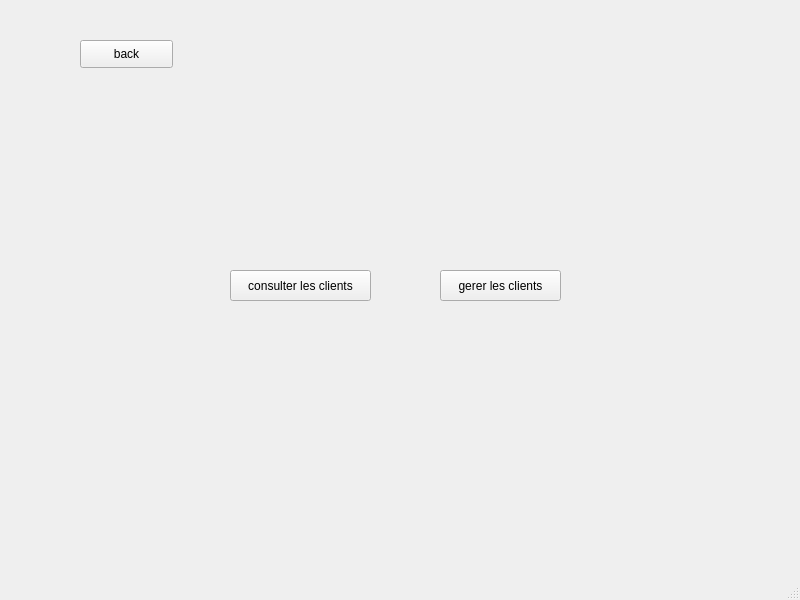
<?xml version="1.0" encoding="UTF-8"?>
<ui version="4.0">
 <class>MainWindow</class>
 <widget class="QMainWindow" name="MainWindow">
  <property name="geometry">
   <rect>
    <x>0</x>
    <y>0</y>
    <width>800</width>
    <height>600</height>
   </rect>
  </property>
  <property name="windowTitle">
   <string>MainWindow</string>
  </property>
  <widget class="QWidget" name="centralwidget">
   <widget class="QStackedWidget" name="stackedWidgetClient">
    <property name="geometry">
     <rect>
      <x>30</x>
      <y>0</y>
      <width>771</width>
      <height>551</height>
     </rect>
    </property>
    <property name="currentIndex">
     <number>3</number>
    </property>
    <widget class="QWidget" name="page">
     <widget class="QPushButton" name="pushButton_Carte">
      <property name="geometry">
       <rect>
        <x>130</x>
        <y>260</y>
        <width>111</width>
        <height>61</height>
       </rect>
      </property>
      <property name="styleSheet">
       <string notr="true"/>
      </property>
      <property name="text">
       <string>Carte fidélité</string>
      </property>
     </widget>
     <widget class="QPushButton" name="pushButton_Client">
      <property name="geometry">
       <rect>
        <x>440</x>
        <y>260</y>
        <width>111</width>
        <height>61</height>
       </rect>
      </property>
      <property name="styleSheet">
       <string notr="true"/>
      </property>
      <property name="text">
       <string>Client</string>
      </property>
     </widget>
    </widget>
    <widget class="QWidget" name="page_4">
     <property name="styleSheet">
      <string notr="true">#page_4 {
background-color: transparent;
border-image: url(:background.png);
background: none;
border: none;
background-repeat: none;
}</string>
     </property>
     <widget class="QPushButton" name="consulter_CF">
      <property name="geometry">
       <rect>
        <x>142</x>
        <y>247</y>
        <width>181</width>
        <height>61</height>
       </rect>
      </property>
      <property name="text">
       <string>consulter les cartes fidelitée</string>
      </property>
     </widget>
     <widget class="QPushButton" name="gerer_CF">
      <property name="geometry">
       <rect>
        <x>372</x>
        <y>247</y>
        <width>201</width>
        <height>61</height>
       </rect>
      </property>
      <property name="text">
       <string>gerer les cartes fidelitée</string>
      </property>
     </widget>
     <widget class="QPushButton" name="pushButton">
      <property name="geometry">
       <rect>
        <x>80</x>
        <y>50</y>
        <width>93</width>
        <height>28</height>
       </rect>
      </property>
      <property name="text">
       <string>back</string>
      </property>
     </widget>
    </widget>
    <widget class="QWidget" name="page_5">
     <property name="styleSheet">
      <string notr="true">#page_5 {

border-image:url(:/background.png)
}
</string>
     </property>
     <widget class="QPushButton" name="ajouter_CF">
      <property name="geometry">
       <rect>
        <x>100</x>
        <y>260</y>
        <width>151</width>
        <height>31</height>
       </rect>
      </property>
      <property name="text">
       <string>ajouter carte fidelitée</string>
      </property>
     </widget>
     <widget class="QPushButton" name="modifier_CF">
      <property name="geometry">
       <rect>
        <x>270</x>
        <y>260</y>
        <width>141</width>
        <height>31</height>
       </rect>
      </property>
      <property name="text">
       <string>modifier carte fidelitée</string>
      </property>
     </widget>
     <widget class="QPushButton" name="supprimer_CF">
      <property name="geometry">
       <rect>
        <x>430</x>
        <y>260</y>
        <width>161</width>
        <height>31</height>
       </rect>
      </property>
      <property name="text">
       <string>supprimer carte fidelitée</string>
      </property>
     </widget>
     <widget class="QPushButton" name="re_2_1">
      <property name="geometry">
       <rect>
        <x>30</x>
        <y>40</y>
        <width>93</width>
        <height>28</height>
       </rect>
      </property>
      <property name="text">
       <string>back</string>
      </property>
     </widget>
    </widget>
    <widget class="QWidget" name="page_6">
     <property name="styleSheet">
      <string notr="true">#page_6 {

border-image:url(:/background.png)
}
</string>
     </property>
     <widget class="QPushButton" name="consulter_client">
      <property name="geometry">
       <rect>
        <x>200</x>
        <y>270</y>
        <width>141</width>
        <height>31</height>
       </rect>
      </property>
      <property name="text">
       <string>consulter les clients</string>
      </property>
     </widget>
     <widget class="QPushButton" name="gerer_client">
      <property name="geometry">
       <rect>
        <x>410</x>
        <y>270</y>
        <width>121</width>
        <height>31</height>
       </rect>
      </property>
      <property name="text">
       <string>gerer les clients</string>
      </property>
     </widget>
     <widget class="QPushButton" name="re_3_0">
      <property name="geometry">
       <rect>
        <x>50</x>
        <y>40</y>
        <width>93</width>
        <height>28</height>
       </rect>
      </property>
      <property name="text">
       <string>back</string>
      </property>
     </widget>
    </widget>
    <widget class="QWidget" name="page_7">
     <widget class="QPushButton" name="pushButton_2">
      <property name="geometry">
       <rect>
        <x>132</x>
        <y>260</y>
        <width>141</width>
        <height>41</height>
       </rect>
      </property>
      <property name="text">
       <string>ajouter un client </string>
      </property>
     </widget>
     <widget class="QPushButton" name="pushButton_3">
      <property name="geometry">
       <rect>
        <x>310</x>
        <y>260</y>
        <width>131</width>
        <height>41</height>
       </rect>
      </property>
      <property name="text">
       <string>modifier un client </string>
      </property>
     </widget>
     <widget class="QPushButton" name="supp_client">
      <property name="geometry">
       <rect>
        <x>480</x>
        <y>260</y>
        <width>131</width>
        <height>41</height>
       </rect>
      </property>
      <property name="text">
       <string>suprrimer un client </string>
      </property>
     </widget>
     <widget class="QPushButton" name="re_4_3">
      <property name="geometry">
       <rect>
        <x>50</x>
        <y>50</y>
        <width>93</width>
        <height>28</height>
       </rect>
      </property>
      <property name="text">
       <string>back</string>
      </property>
     </widget>
    </widget>
    <widget class="QWidget" name="page_8">
     <widget class="QLineEdit" name="id_client">
      <property name="geometry">
       <rect>
        <x>140</x>
        <y>140</y>
        <width>113</width>
        <height>22</height>
       </rect>
      </property>
      <property name="text">
       <string/>
      </property>
     </widget>
     <widget class="QLineEdit" name="age_client">
      <property name="geometry">
       <rect>
        <x>140</x>
        <y>200</y>
        <width>113</width>
        <height>22</height>
       </rect>
      </property>
     </widget>
     <widget class="QLineEdit" name="nom_client">
      <property name="geometry">
       <rect>
        <x>140</x>
        <y>270</y>
        <width>113</width>
        <height>22</height>
       </rect>
      </property>
     </widget>
     <widget class="QLineEdit" name="adresse">
      <property name="geometry">
       <rect>
        <x>140</x>
        <y>320</y>
        <width>113</width>
        <height>22</height>
       </rect>
      </property>
     </widget>
     <widget class="QLineEdit" name="prenom_client">
      <property name="geometry">
       <rect>
        <x>140</x>
        <y>240</y>
        <width>113</width>
        <height>22</height>
       </rect>
      </property>
     </widget>
     <widget class="QLabel" name="label">
      <property name="geometry">
       <rect>
        <x>30</x>
        <y>140</y>
        <width>71</width>
        <height>16</height>
       </rect>
      </property>
      <property name="text">
       <string>identifiant</string>
      </property>
     </widget>
     <widget class="QLabel" name="label_2">
      <property name="geometry">
       <rect>
        <x>30</x>
        <y>200</y>
        <width>71</width>
        <height>16</height>
       </rect>
      </property>
      <property name="text">
       <string>age</string>
      </property>
     </widget>
     <widget class="QLabel" name="label_3">
      <property name="geometry">
       <rect>
        <x>30</x>
        <y>240</y>
        <width>71</width>
        <height>16</height>
       </rect>
      </property>
      <property name="text">
       <string>prenom</string>
      </property>
     </widget>
     <widget class="QLabel" name="label_4">
      <property name="geometry">
       <rect>
        <x>30</x>
        <y>270</y>
        <width>71</width>
        <height>16</height>
       </rect>
      </property>
      <property name="text">
       <string>nom</string>
      </property>
     </widget>
     <widget class="QLabel" name="label_5">
      <property name="geometry">
       <rect>
        <x>40</x>
        <y>320</y>
        <width>71</width>
        <height>16</height>
       </rect>
      </property>
      <property name="text">
       <string>adresse</string>
      </property>
     </widget>
     <widget class="QPushButton" name="ajouter_client">
      <property name="geometry">
       <rect>
        <x>350</x>
        <y>470</y>
        <width>93</width>
        <height>28</height>
       </rect>
      </property>
      <property name="text">
       <string>ajouter</string>
      </property>
     </widget>
     <widget class="QPushButton" name="annuler_client">
      <property name="geometry">
       <rect>
        <x>490</x>
        <y>470</y>
        <width>93</width>
        <height>28</height>
       </rect>
      </property>
      <property name="text">
       <string>annuler</string>
      </property>
     </widget>
    </widget>
    <widget class="QWidget" name="page_9">
     <widget class="QLineEdit" name="ident_clie_supp">
      <property name="geometry">
       <rect>
        <x>210</x>
        <y>230</y>
        <width>211</width>
        <height>31</height>
       </rect>
      </property>
     </widget>
     <widget class="QLabel" name="label_6">
      <property name="geometry">
       <rect>
        <x>210</x>
        <y>190</y>
        <width>201</width>
        <height>16</height>
       </rect>
      </property>
      <property name="text">
       <string>donner l'identifiant a supprimer</string>
      </property>
     </widget>
     <widget class="QPushButton" name="supprimer_client">
      <property name="geometry">
       <rect>
        <x>460</x>
        <y>210</y>
        <width>71</width>
        <height>61</height>
       </rect>
      </property>
      <property name="text">
       <string>poubelle</string>
      </property>
     </widget>
     <widget class="QPushButton" name="re_6_4">
      <property name="geometry">
       <rect>
        <x>80</x>
        <y>60</y>
        <width>93</width>
        <height>28</height>
       </rect>
      </property>
      <property name="text">
       <string>back</string>
      </property>
     </widget>
    </widget>
    <widget class="QWidget" name="page_10">
     <widget class="QTableView" name="affichage_client">
      <property name="geometry">
       <rect>
        <x>-5</x>
        <y>161</y>
        <width>701</width>
        <height>231</height>
       </rect>
      </property>
     </widget>
     <widget class="QPushButton" name="re_7_3">
      <property name="geometry">
       <rect>
        <x>60</x>
        <y>30</y>
        <width>93</width>
        <height>28</height>
       </rect>
      </property>
      <property name="text">
       <string>back</string>
      </property>
     </widget>
    </widget>
    <widget class="QWidget" name="page_2">
     <widget class="QTableView" name="tableView_client">
      <property name="geometry">
       <rect>
        <x>140</x>
        <y>160</y>
        <width>131</width>
        <height>331</height>
       </rect>
      </property>
     </widget>
     <widget class="QPushButton" name="pushButton_supp">
      <property name="geometry">
       <rect>
        <x>480</x>
        <y>360</y>
        <width>93</width>
        <height>28</height>
       </rect>
      </property>
      <property name="text">
       <string>Supprimer</string>
      </property>
     </widget>
     <widget class="QLineEdit" name="lineEdit_ID">
      <property name="geometry">
       <rect>
        <x>430</x>
        <y>140</y>
        <width>181</width>
        <height>41</height>
       </rect>
      </property>
     </widget>
     <widget class="QPushButton" name="pushButton_Ajouter">
      <property name="geometry">
       <rect>
        <x>460</x>
        <y>260</y>
        <width>93</width>
        <height>28</height>
       </rect>
      </property>
      <property name="text">
       <string>Ajouter</string>
      </property>
     </widget>
    </widget>
    <widget class="QWidget" name="page_3"/>
   </widget>
  </widget>
  <widget class="QMenuBar" name="menubar">
   <property name="geometry">
    <rect>
     <x>0</x>
     <y>0</y>
     <width>800</width>
     <height>26</height>
    </rect>
   </property>
  </widget>
  <widget class="QStatusBar" name="statusbar"/>
 </widget>
 <resources/>
 <connections/>
</ui>
